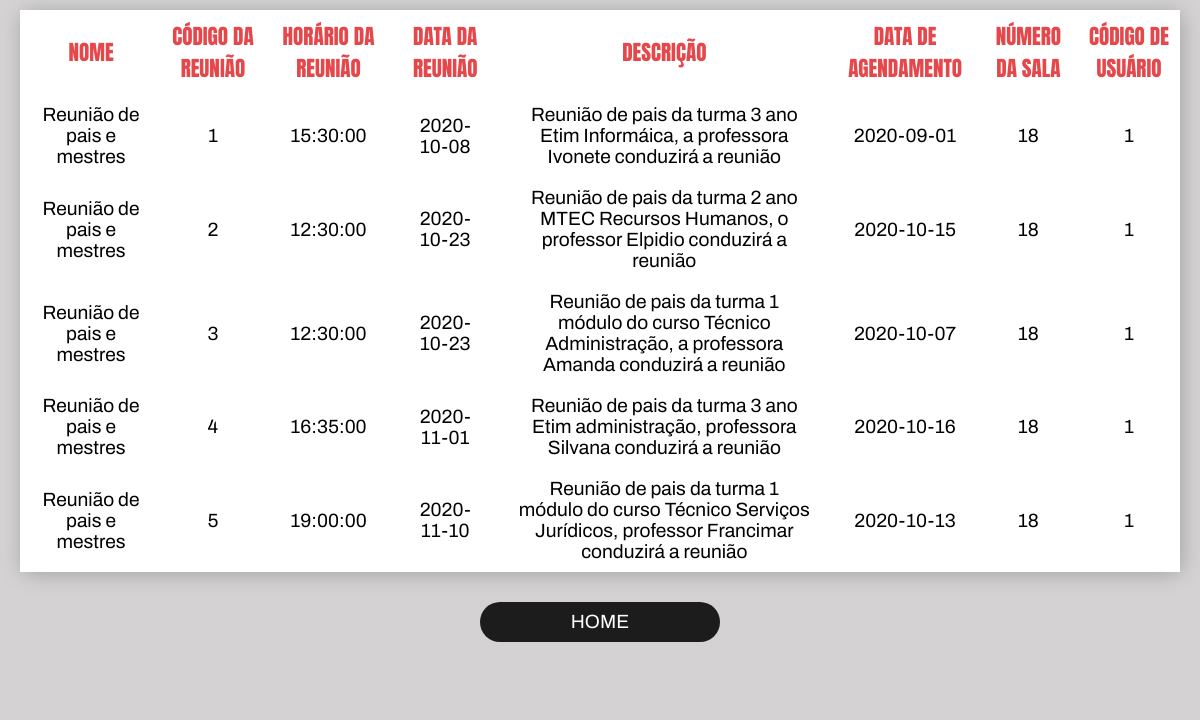
Before: /rotinas/reunioes/PesqReuniao.php (signed in) with the older database file.
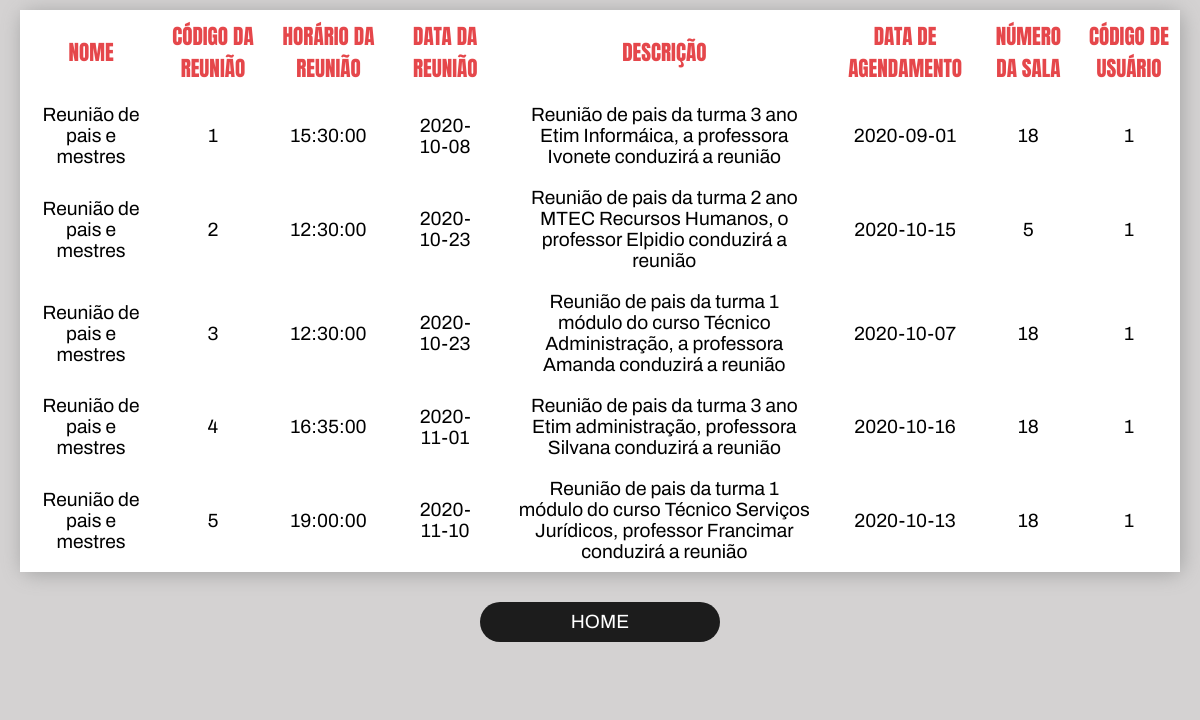
After: the same page with the newer database file.
### tables this page shows
CREATE TABLE IF NOT EXISTS `reunioes` (
  `cod_reuniao` int(11) NOT NULL AUTO_INCREMENT,
  `horario_reuniao` time NOT NULL,
  `data_reuniao` date NOT NULL,
  `descricao` varchar(250) NOT NULL,
  `nome` varchar(50) NOT NULL,
  `data_agendamento` date NOT NULL,
  `num_sala` int(11) NOT NULL,
  `cod_usuario` int(11) NOT NULL,
  PRIMARY KEY (`cod_reuniao`)
);

### rotinas/reunioes/PesqReuniao.php (the view, shortened to what this page needs)
<!DOCTYPE html>
<html lang="pt-br">
	<head>
		<link rel="stylesheet" href="../css/pesquisas.css">
		<link rel="stylesheet" href="https://maxcdn.bootstrapcdn.com/font-awesome/4.5.0/css/font-awesome.min.css">
		<link rel = "stylesheet" href = "https://use.fontawesome.com/releases/v5.5.0/css/all.css">
	</head>
	<body>
		<?php
			include_once "../../php/conexao.php";
			$cod_reuniao = $_POST["cod_reuniao"];
			$stmt = $pdo->prepare("SELECT * FROM reunioes where cod_reuniao like '$cod_reuniao%' order by cod_reuniao");
			$stmt->execute();
		?>
		<div class="cont-pesq">
			<table>
				<tr id="titulo">
					<th>Nome</th>
					<th>Código da reunião</th>
					<th>Horário da reunião</th>
					<th>Data da reunião</th>
					<th>Descrição</th>
					<th>Data de agendamento</th>
					<th>Número da sala</th>
					<th>Código de usuário</th>
				</tr>
		<?php
			while ($row = $stmt->fetch(PDO::FETCH_ASSOC))
			{
		?>
					<tr>
						<td><?php echo $row['nome'];?></td>
						<td><?php echo $row['cod_reuniao'];?></td>
						<td><?php echo $row['horario_reuniao'];?></td>
						<td><?php echo $row['data_reuniao'];?></td>
						<td><?php echo $row['descricao'];?></td>
						<td><?php echo $row['data_agendamento'];?></td>
						<td><?php echo $row['num_sala'];?></td>
						<td><?php echo $row['cod_usuario'];?></td>
					</tr>
		<?php
			}
		?>
			</table>
			<a href="../../html/homeadm.php">home </a>
		</div>
	</body>
</html>

Changed rows visible on the page:
changed reunioes id 2: num_sala "18" → "5"
